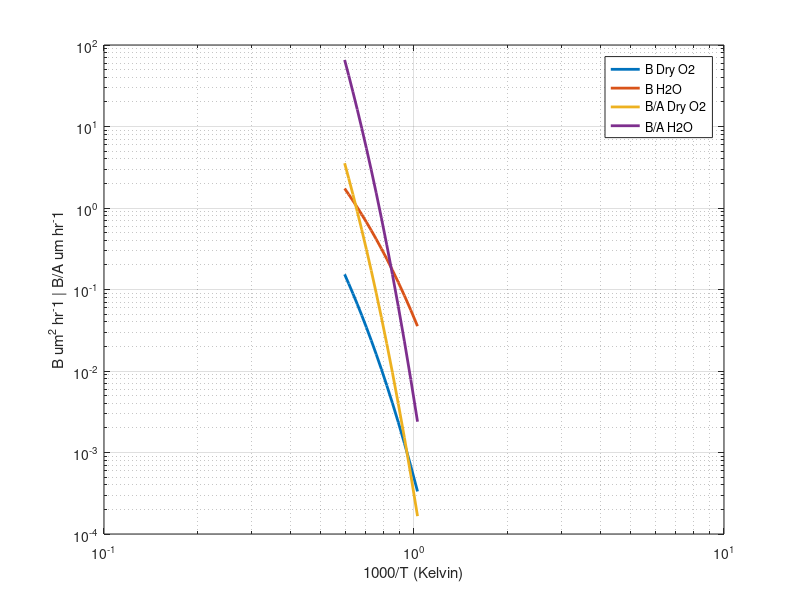
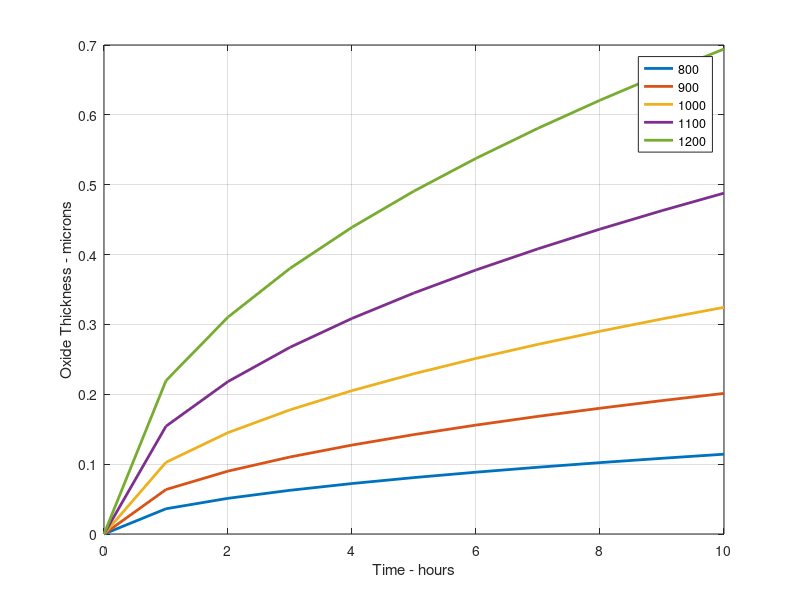
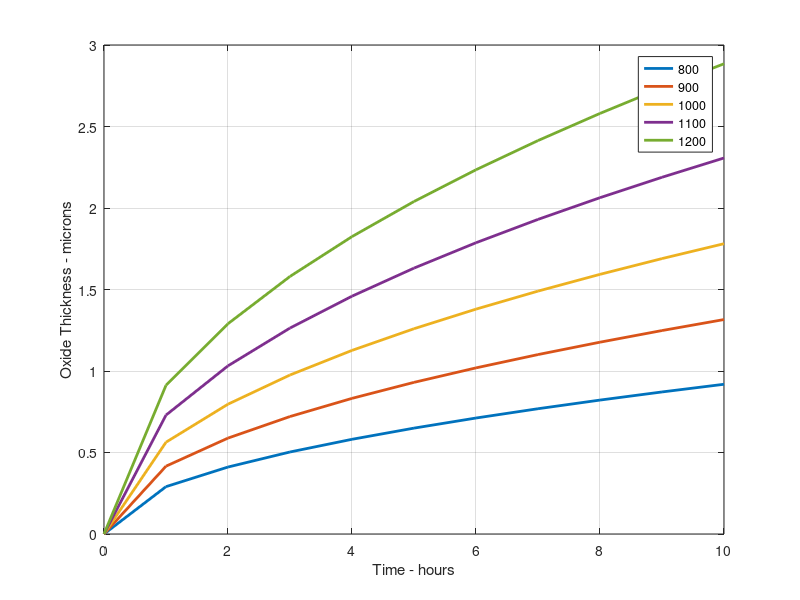

MATLAB code to generate these figures, in order:
% Producing curves (6.18)&(6.19)&(6.20) in the Plummer book
% Code written by Khaled Aladwani || Student no.: D12124627
close all; clear all; clc;

% B and B/A for O2 and H2O oxidaton of <111> silicon.
% Values taken from the parameters in Table 6-2 in the Plummer book
% First, C1 in um^2 hr^-1 && E1 in eV for B Dry O2: 
dry_O2_C1 = 7.72*10^2;
dry_O2_E1 = (1.23)*(1.6*10^-19); 
% Second, C1 in um^2 hr^-1 && E1 in eV for B H2O:
H2O_C1 = 3.86*10^2; 
H2O_E1 = (0.78)*(1.6*10^-19);
% Third, C2 in um hr^-1 && E2 in eV for B/A Dry O2:
dry_O2_C2 = (6.23*10^6)/(1.68); 
dry_O2_E2 = (2.0)*(1.6*10^-19); 
% Fourth, C2 in um hr^-1 && E2 in eV for B/A H2O:
H2O_C2 = (1.63*10^8)/(1.68); 
H2O_E2 = (2.05)*(1.6*10^-19);
% Temperature array (x-axis but with rescaling later)
k = 1.38*10^-23;
T = [700:50:1400]; 
N = length(T);
% implementing equations (6.29)&(6.30) in the Plummer book
% Arrhenius expressions
for i = 1:N
    B_dry_O2(i) = dry_O2_C1*exp(-(dry_O2_E1)/((k)*(T(i)+273)));
    B_H2O(i) = H2O_C1*exp(-(H2O_E1)/((k)*(T(i)+273)));
    
    BA_dry_O2(i) = dry_O2_C2*exp(-(dry_O2_E2)/((k)*(T(i)+273)));
    BA_H2O(i) = H2O_C2*exp(-(H2O_E2)/((k)*(T(i)+273)));
end
% rescalling the Temperature to be (1000/T (Kelvin)) as the x-axis 
for j = 1:N
    T(j)=1000/(T(j)+274.15);
end
% plot the B and B/A for O2 and H2O oxidaton of <111> silicon
figure(1); loglog(T, B_dry_O2, 'LineWidth', 2); hold on;
loglog(T, B_H2O, 'LineWidth', 2);
loglog(T, BA_dry_O2, 'LineWidth', 2);
loglog(T, BA_H2O, 'LineWidth', 2);
xlabel('1000/T (Kelvin)'); ylabel('B um^2 hr^-1 | B/A um hr^-1');
legend('B Dry O2', 'B H2O', 'B/A Dry O2', 'B/A H2O'); grid on;


% Calculated oxidation rates for (100) silicon in
% 1- dry O2 based on the Deal-Grove model
% 2- H2O based on the Deal-Grove model
clear all;

dry_O2_C1 = 7.72*10^2; dry_O2_E1 = (1.23)*(1.6*10^-19);  
H2O_C1 = 3.86*10^2; H2O_E1 = (0.78)*(1.6*10^-19);
k = 1.38*10^-23;

T = [800:100:1200];
N = length(T);

for i = 1:N
    t = [0:10]; N1 = length(t);
    B_dry_O2(i) = dry_O2_C1*exp(-(dry_O2_E1)/((k)*(T(i)+273)));
    B_H2O(i) = H2O_C1*exp(-(H2O_E1)/((k)*(T(i)+273)));
    
    for j = 1:N1
        x(j) = sqrt((B_dry_O2(i))*(t(j)));
        y(j) = sqrt((B_H2O(i))*(t(j)));
    end
    figure(2); plot(t, x, 'LineWidth', 2); hold on;
    figure(3); plot(t, y, 'LineWidth', 2); hold on;
end

figure(2); legend('800', '900', '1000', '1100', '1200'); grid on;
xlabel('Time - hours'); ylabel('Oxide Thickness - microns');
figure(3); legend('800', '900', '1000', '1100', '1200'); grid on;
xlabel('Time - hours'); ylabel('Oxide Thickness - microns');

% finish
